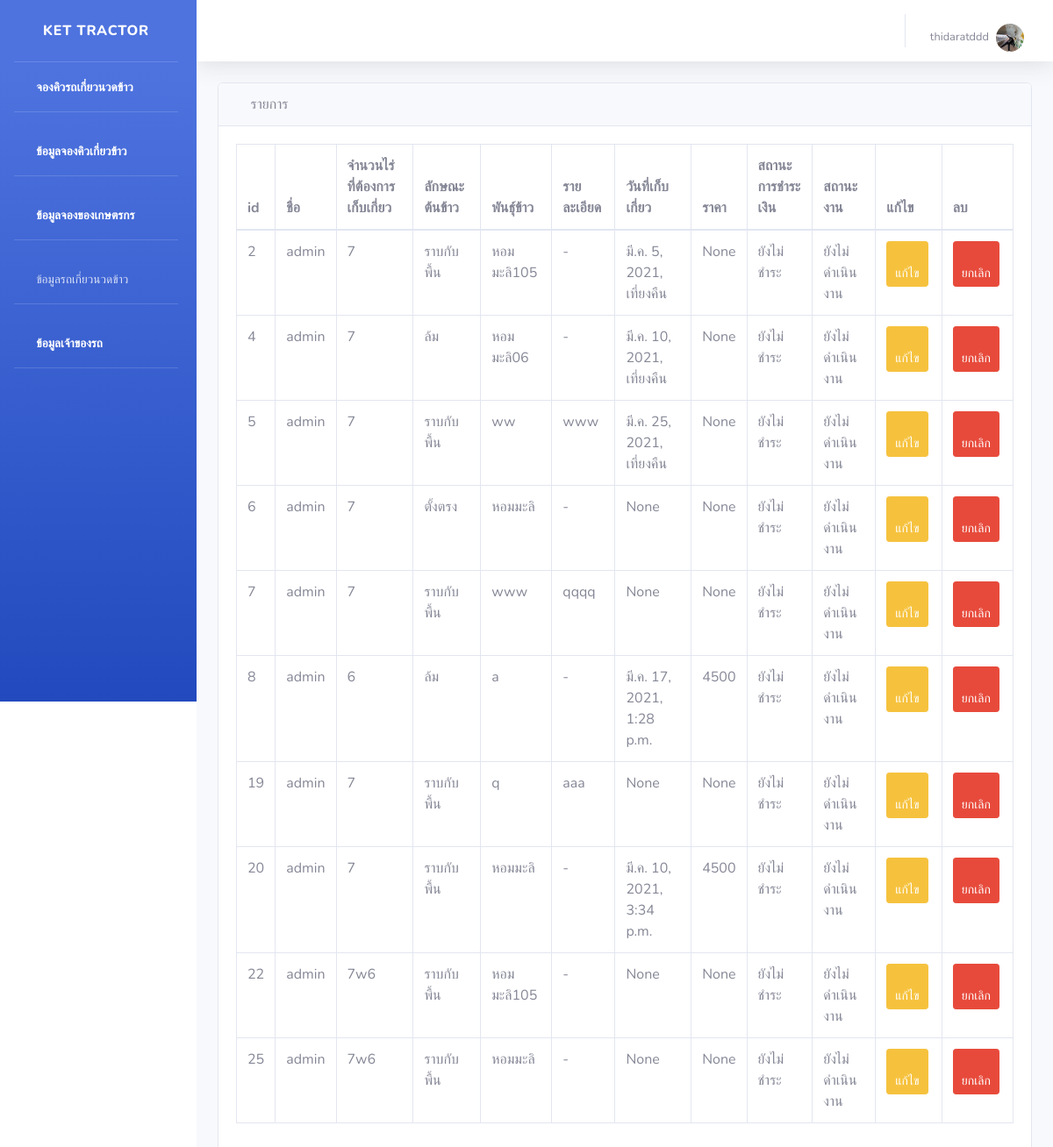
The app's page /showWork (signed in), older data.
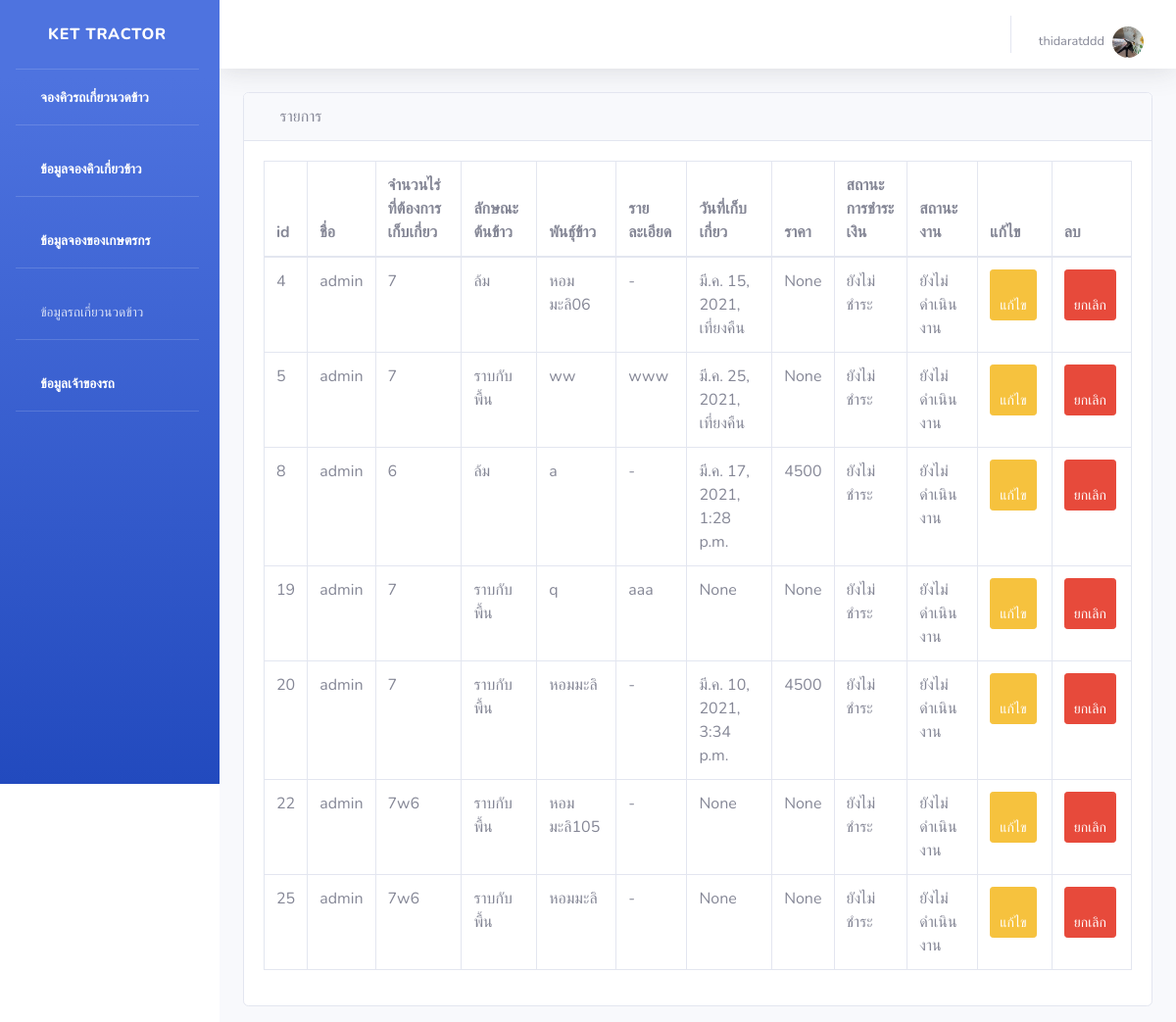
The same page, newer data.
### api/models.py (models this page shows, shortened)
class Farmer(AbstractUser):
    id = models.AutoField(primary_key=True)
    farmer_name = models.CharField(max_length=1000, verbose_name = 'ชื่อ-สกุล')
    image = models.ImageField(upload_to='images/farmer',verbose_name = 'รูปโปรไฟล์')
    address = models.CharField(max_length=1000, verbose_name = 'ที่อยู่')
    phone = models.CharField(max_length=1000, verbose_name = 'เบอร์โทรศัพท์')
    email = models.CharField(max_length=1000)
    password = models.CharField(max_length=1000)
    def __str__(self):
        return f'{self.username} '
    class Meta:
        verbose_name = 'เกษตรกร'

class Work(models.Model):
    farmer_name = models.ForeignKey(Farmer, on_delete=models.CASCADE, null=True,  verbose_name='เกษตรกร')
    lat = models.CharField(max_length=1000, verbose_name='ละติจูด')
    lng = models.CharField(max_length=1000, verbose_name='ลองติจูด')
    area = models.CharField(max_length=1000, verbose_name='พื้นที่ (ไร่)')
    rice_type = models.ForeignKey(Rice_type, on_delete=models.CASCADE, null=True, default=1, verbose_name='ลักษณะข้าวที่จะให้เกี่ยว')
    rice = models.CharField(max_length=1000, null=True, verbose_name='พันธุ์ข้าว')
    start_time = models.DateTimeField(blank=True, null=True)
    end_time = models.DateTimeField(blank=True, null=True)
    workDetail = models.TextField(max_length=1000, null=True,  verbose_name='รายละเอียด')
    price = models.CharField(max_length=1000, null=True, verbose_name='จำนวนเงิน (บาท)')
    money_status = models.ForeignKey(Money_status, on_delete=models.CASCADE, default=1,null=True, verbose_name='สถานะการชำระเงิน') # ให้นิยามเพิ่มเติม
    work_status = models.ForeignKey(Work_status, on_delete=models.CASCADE, default=1,null=True, verbose_name='สถานะงาน') # รับ ไม่รับ จ่าย
    class Meta:
        verbose_name = 'งานที่ต้องเก็บเกี่ยว'

class Rice_type(models.Model):
    id = models.AutoField(primary_key=True)
    rice_type = models.CharField(max_length=100)
    def __str__(self):
         return f'{self.rice_type}'
    class Meta:
        verbose_name = 'ลักษณะข้าวที่จะให้เกี่ยว'

class Money_status(models.Model):
    id = models.AutoField(primary_key=True)
    money_status = models.CharField(max_length=100, verbose_name = 'สถานะการชำระเงิน')
    def __str__(self):
         return f'{self.money_status}'
    class Meta:
        verbose_name = 'สถานะการชำระเงิน'

class Work_status (models.Model):
    id = models.AutoField(primary_key=True)
    work_status  = models.CharField(max_length=100, verbose_name="สถานะงาน")
    def __str__(self):
         return f'{self.work_status}'
    class Meta:
        verbose_name = 'สถานะงาน'

### api/views.py (the view)
# urls.py: path('showWork',views.showWork),
def showWork(request):
    works = Work.objects.filter(farmer_name = request.user)
    return render(request, 'api/showWork.html', {
        'works': works
    })

### api/templates/api/showWork.html (shortened to what this page needs)
{% extends 'api/base.html' %}
{% block content %}
<div id="content-wrapper">
  <div class="container-fluid">
      <div class="card mb-3">
          <div class="card-header">
              <i class="fas fa-table"></i>
              รายการ
          </div>
          <div class="card-body">
               <div class="table-responsive">
                  <table class="table table-bordered" id="dataTable" width="100%" cellspacing="0" align="center">
                      <thead>
                      <tr>
                        <th>id</th>
                        <th>ชื่อ</th>
                          <th>จำนวนไร่ที่ต้องการเก็บเกี่ยว</th>
                          <th>ลักษณะต้นข้าว</th>
                          <th>พันธุ์ข้าว</th>
                          <th>รายละเอียด</th>
                          <th>วันที่เก็บเกี่ยว</th>
                          <th>ราคา</th>
                          <th>สถานะการชำระเงิน</th>
                          <th>สถานะงาน</th>
                          <th>แก้ไข</th>
                          <th>ลบ</th>
                      </tr>
                      </thead>
                      <tbody>
                      {% for work in works %}
                          <tr>
                            <td>{{ work.id }}</td>
                            <td>{{ work.farmer_name }} </td>
                              <td>{{ work.area }}</td>
                              <td>{{ work.rice_type }}</td>
                              <td>{{ work.rice }}</td>
                               <td>{{ work.workDetail }}</td>
                               <td>{{ work.start_time }}</td>
                              <td>{{ work.price }}</td>
                              <td>{{ work.money_status }}</td>
                              <td>{{ work.work_status }}</td>
                            <td>
                                  <a class="btn btn-sm btn-warning" href="/editShowWork/{{work.id}}"> <span class="fa fa-edit"></span> แก้ไข</a>
                              </td>
                              <td><a class="btn btn-sm btn-danger" onclick="myFunction" href="/deleteShowWork/{{work.id}}" ><span class="fa fa-trash" ></span> ยกเลิก</a></td>
                          </tr>
                      {% endfor %}
                      </tbody>
                    </table>
                </div>
                </div>
                </div>
                </div>
                {% endblock %}

### api/templates/api/base.html (shortened to what this page needs)
<!DOCTYPE html>
{% load static %}
<html lang="en">
<head>
    <link rel="stylesheet" type="text/css" href="{% static 'api/css/styles.css' %}">
    <link href="{% static 'api/vendor/fontawesome-free/css/all.min.css'%}" rel="stylesheet" type="text/css">
    <link href="{% static 'api/css/sb-admin-2.min.css'%}" rel="stylesheet">
</head>
<body id="page-top">
    <div id="wrapper">
        <ul class="navbar-nav bg-gradient-primary sidebar sidebar-dark accordion" id="accordionSidebar">
            <a class="sidebar-brand d-flex align-items-center justify-content-center" href="/index">
                <div class="sidebar-brand-text mx-3">Ket Tractor</div>
            </a>
            <hr class="sidebar-divider my-0">
            <li class="nav-item active">
                <a class="nav-link" href="/addWork">
                    <i class="fas fa-fw fa-tachometer-alt"></i>
                    <span>จองคิวรถเกี่ยวนวดข้าว</span></a>
            </li>
 {% if user.is_authenticated %}
             <hr class="sidebar-divider">
             <li class="nav-item active">
                <a class="nav-link" href="/showWork">
                    <i class="fas fa-fw fa-tachometer-alt"></i>
                    <span>ข้อมูลจองคิวเกี่ยวข้าว</span></a>
            </li>
            {% endif %}
            {% if request.user.is_superuser %}
                 <hr class="sidebar-divider">
             <li class="nav-item active">
                <a class="nav-link" href="/farmerWork">
                    <i class="fas fa-fw fa-tachometer-alt"></i>
                    <span>ข้อมูลจองของเกษตรกร</span></a>
            </li>
            {% endif %}
           <hr class="sidebar-divider">
             <li class="nav-item">
                <a class="nav-link collapsed" href="#" data-toggle="collapse" data-target="#collapseTwo"
                    aria-expanded="true" aria-controls="collapseTwo">
                    <i class="fas fa-fw fa-cog"></i>
                    <span>ข้อมูลรถเกี่ยวนวดข้าว</span>
                </a>
             <li class="nav-item active">
             <hr class="sidebar-divider">
                <a class="nav-link" href="/profileAdmin">
                    <i class="fas fa-fw fa-tachometer-alt"></i>
                    <span>ข้อมูลเจ้าของรถ</span></a>
            </li>
            <hr class="sidebar-divider">
        </ul>
        <div id="content-wrapper" class="d-flex flex-column">
            <div id="content">
                <nav class="navbar navbar-expand navbar-light bg-white topbar mb-4 static-top shadow">
                    <ul class="navbar-nav ml-auto">
                        <li class="nav-item dropdown no-arrow">
                     {% if user.is_authenticated %}
                <a href="#" class="nav-link dropdown-toggle" data-toggle="dropdown" role="button" aria-haspopup="true"
                aria-expanded="false">
               <span class="mr-2 d-none d-lg-inline text-gray-600 small">{{user.farmer_name}}  </span>
                <img class="img-profile rounded-circle"
                src="{{user.image.url}} " >
            </a>
                        </li>
                    </ul>
                     {% else %}
                  <li class="nav-item"><a class="nav-link" href="/login">เข้าสู่ระบบ</a></li>
                  <li class="nav-item"><a class="nav-link" href="/register">สมัครสมาชิก</a></li>
                </ul>
			   	</li>
                   {% endif %}
                </nav>
                {% block content %}
                {% endblock %}
        </div>
    </div>
</body>
</html>

### api/static/api/css/styles.css (style rules this page uses)
body { font-family: "ptsans", "Lato", "Helvetica Neue", Helvetica, Arial, sans-serif; }
.btn { outline: none; color: black; background-color: transparent; box-shadow: 0 0 0 0; margin-right: 3px; }
ul { height: 100%; padding: 0px 5px 0px 20px; }
a { color: #17a2b8; }

Row changes from the older to the newer data that the page shows:
removed Work: id "2", farmer_name "admin", area "7", rice_type "ราบกับพื้น", rice "หอมมะลิ105", workDetail "-", start_time "มี.ค. 5, 2021, เที่ยงคืน", price "None", money_status "ยังไม่ชำระ", work_status "ยังไม่ดำเนินงาน"
removed Work: id "6", farmer_name "admin", area "7", rice_type "ตั้งตรง", rice "หอมมะลิ", workDetail "-", start_time "None", price "None", money_status "ยังไม่ชำระ", work_status "ยังไม่ดำเนินงาน"
removed Work: id "7", farmer_name "admin", area "7", rice_type "ราบกับพื้น", rice "www", workDetail "qqqq", start_time "None", price "None", money_status "ยังไม่ชำระ", work_status "ยังไม่ดำเนินงาน"
changed Work "หอมมะลิ06": start_time "มี.ค. 10, 2021, เที่ยงคืน" → "มี.ค. 15, 2021, เที่ยงคืน"
